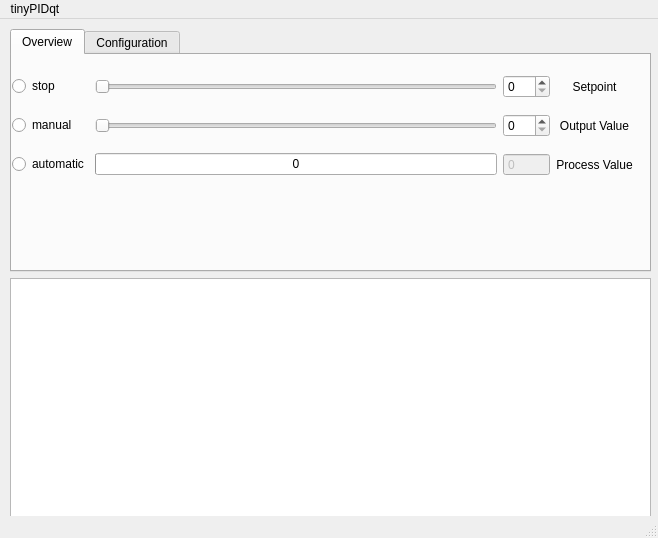
<?xml version="1.0" encoding="UTF-8"?>
<ui version="4.0">
 <class>MainWindow</class>
 <widget class="QMainWindow" name="MainWindow">
  <property name="geometry">
   <rect>
    <x>0</x>
    <y>0</y>
    <width>658</width>
    <height>538</height>
   </rect>
  </property>
  <property name="sizePolicy">
   <sizepolicy hsizetype="Fixed" vsizetype="Fixed">
    <horstretch>0</horstretch>
    <verstretch>0</verstretch>
   </sizepolicy>
  </property>
  <property name="windowTitle">
   <string>tinyPIDqt</string>
  </property>
  <widget class="QWidget" name="centralwidget">
   <widget class="QWidget" name="verticalLayoutWidget">
    <property name="geometry">
     <rect>
      <x>10</x>
      <y>10</y>
      <width>641</width>
      <height>491</height>
     </rect>
    </property>
    <layout class="QVBoxLayout" name="verticalLayout">
     <item>
      <widget class="QTabWidget" name="tabWidget">
       <property name="currentIndex">
        <number>0</number>
       </property>
       <widget class="QWidget" name="tab">
        <attribute name="title">
         <string>Overview</string>
        </attribute>
        <widget class="QWidget" name="gridLayoutWidget">
         <property name="geometry">
          <rect>
           <x>0</x>
           <y>10</y>
           <width>621</width>
           <height>121</height>
          </rect>
         </property>
         <layout class="QGridLayout" name="gridLayout">
          <item row="0" column="0">
           <widget class="QRadioButton" name="stopRadioButton">
            <property name="text">
             <string>stop</string>
            </property>
           </widget>
          </item>
          <item row="1" column="0">
           <widget class="QRadioButton" name="manualRadioButton">
            <property name="text">
             <string>manual</string>
            </property>
           </widget>
          </item>
          <item row="2" column="0">
           <widget class="QRadioButton" name="autoRadioButton">
            <property name="text">
             <string>automatic</string>
            </property>
           </widget>
          </item>
          <item row="1" column="2">
           <widget class="QSlider" name="outputvalueHorizontalSlider">
            <property name="maximum">
             <number>255</number>
            </property>
            <property name="orientation">
             <enum>Qt::Horizontal</enum>
            </property>
           </widget>
          </item>
          <item row="0" column="2">
           <widget class="QSlider" name="setvalueHorizontalSlider">
            <property name="maximum">
             <number>255</number>
            </property>
            <property name="orientation">
             <enum>Qt::Horizontal</enum>
            </property>
           </widget>
          </item>
          <item row="0" column="3">
           <widget class="QSpinBox" name="setvalueSpinBox">
            <property name="maximum">
             <number>255</number>
            </property>
           </widget>
          </item>
          <item row="1" column="3">
           <widget class="QSpinBox" name="outputvalueSpinBox">
            <property name="maximum">
             <number>255</number>
            </property>
           </widget>
          </item>
          <item row="2" column="3">
           <widget class="QSpinBox" name="processvalueSpinBox">
            <property name="enabled">
             <bool>false</bool>
            </property>
            <property name="buttonSymbols">
             <enum>QAbstractSpinBox::NoButtons</enum>
            </property>
            <property name="maximum">
             <number>255</number>
            </property>
           </widget>
          </item>
          <item row="0" column="4">
           <widget class="QLabel" name="label">
            <property name="text">
             <string>Setpoint</string>
            </property>
            <property name="alignment">
             <set>Qt::AlignCenter</set>
            </property>
           </widget>
          </item>
          <item row="1" column="4">
           <widget class="QLabel" name="label_3">
            <property name="text">
             <string>Output Value</string>
            </property>
            <property name="alignment">
             <set>Qt::AlignCenter</set>
            </property>
           </widget>
          </item>
          <item row="2" column="4">
           <widget class="QLabel" name="label_2">
            <property name="text">
             <string>Process Value</string>
            </property>
            <property name="alignment">
             <set>Qt::AlignCenter</set>
            </property>
           </widget>
          </item>
          <item row="2" column="2">
           <widget class="QProgressBar" name="processvalueProgressBar">
            <property name="maximum">
             <number>255</number>
            </property>
            <property name="value">
             <number>0</number>
            </property>
            <property name="format">
             <string>%p</string>
            </property>
           </widget>
          </item>
         </layout>
        </widget>
       </widget>
       <widget class="QWidget" name="tab_3">
        <attribute name="title">
         <string>Configuration</string>
        </attribute>
        <widget class="QWidget" name="layoutWidget">
         <property name="geometry">
          <rect>
           <x>0</x>
           <y>0</y>
           <width>631</width>
           <height>211</height>
          </rect>
         </property>
         <layout class="QHBoxLayout" name="horizontalLayout">
          <item>
           <widget class="QGroupBox" name="groupBox">
            <property name="title">
             <string>Parameters</string>
            </property>
            <widget class="QWidget" name="layoutWidget">
             <property name="geometry">
              <rect>
               <x>10</x>
               <y>20</y>
               <width>192</width>
               <height>111</height>
              </rect>
             </property>
             <layout class="QVBoxLayout" name="verticalLayout_2">
              <item>
               <layout class="QGridLayout" name="gridLayout_2">
                <item row="0" column="0">
                 <widget class="QLabel" name="kpLabel">
                  <property name="text">
                   <string>Kp</string>
                  </property>
                  <property name="alignment">
                   <set>Qt::AlignRight|Qt::AlignTrailing|Qt::AlignVCenter</set>
                  </property>
                  <property name="buddy">
                   <cstring>kpDoubleSpinBox</cstring>
                  </property>
                 </widget>
                </item>
                <item row="0" column="1">
                 <widget class="QDoubleSpinBox" name="kpDoubleSpinBox">
                  <property name="decimals">
                   <number>1</number>
                  </property>
                 </widget>
                </item>
                <item row="1" column="0">
                 <widget class="QLabel" name="kiLabel">
                  <property name="text">
                   <string>Ki</string>
                  </property>
                  <property name="alignment">
                   <set>Qt::AlignRight|Qt::AlignTrailing|Qt::AlignVCenter</set>
                  </property>
                  <property name="buddy">
                   <cstring>kiSpinBox</cstring>
                  </property>
                 </widget>
                </item>
                <item row="1" column="1">
                 <widget class="QSpinBox" name="kiSpinBox"/>
                </item>
                <item row="2" column="0">
                 <widget class="QLabel" name="kdLabel">
                  <property name="text">
                   <string>Kd</string>
                  </property>
                  <property name="alignment">
                   <set>Qt::AlignRight|Qt::AlignTrailing|Qt::AlignVCenter</set>
                  </property>
                  <property name="buddy">
                   <cstring>kdSpinBox</cstring>
                  </property>
                 </widget>
                </item>
                <item row="2" column="1">
                 <widget class="QSpinBox" name="kdSpinBox"/>
                </item>
                <item row="2" column="2">
                 <widget class="QLabel" name="tvLabel">
                  <property name="text">
                   <string>Tv</string>
                  </property>
                  <property name="alignment">
                   <set>Qt::AlignRight|Qt::AlignTrailing|Qt::AlignVCenter</set>
                  </property>
                  <property name="buddy">
                   <cstring>tvDoubleSpinBox</cstring>
                  </property>
                 </widget>
                </item>
                <item row="2" column="3">
                 <widget class="QDoubleSpinBox" name="tvDoubleSpinBox">
                  <property name="decimals">
                   <number>1</number>
                  </property>
                 </widget>
                </item>
                <item row="1" column="2">
                 <widget class="QLabel" name="tnLabel">
                  <property name="text">
                   <string>Tn</string>
                  </property>
                  <property name="alignment">
                   <set>Qt::AlignRight|Qt::AlignTrailing|Qt::AlignVCenter</set>
                  </property>
                  <property name="buddy">
                   <cstring>tnDoubleSpinBox</cstring>
                  </property>
                 </widget>
                </item>
                <item row="1" column="3">
                 <widget class="QDoubleSpinBox" name="tnDoubleSpinBox">
                  <property name="decimals">
                   <number>1</number>
                  </property>
                 </widget>
                </item>
               </layout>
              </item>
              <item>
               <widget class="QDialogButtonBox" name="parametersButtonBox">
                <property name="standardButtons">
                 <set>QDialogButtonBox::Ok|QDialogButtonBox::Reset</set>
                </property>
               </widget>
              </item>
             </layout>
            </widget>
           </widget>
          </item>
          <item>
           <widget class="QGroupBox" name="groupBox_2">
            <property name="title">
             <string>Initial Values</string>
            </property>
            <widget class="QWidget" name="layoutWidget">
             <property name="geometry">
              <rect>
               <x>10</x>
               <y>20</y>
               <width>192</width>
               <height>109</height>
              </rect>
             </property>
             <layout class="QVBoxLayout" name="verticalLayout_3">
              <item>
               <layout class="QGridLayout" name="gridLayout_3">
                <item row="0" column="0">
                 <widget class="QLabel" name="modeLabel">
                  <property name="text">
                   <string>Mode</string>
                  </property>
                  <property name="buddy">
                   <cstring>modeComboBox</cstring>
                  </property>
                 </widget>
                </item>
                <item row="0" column="1">
                 <widget class="QComboBox" name="modeComboBox">
                  <item>
                   <property name="text">
                    <string>automatic</string>
                   </property>
                  </item>
                  <item>
                   <property name="text">
                    <string>manual</string>
                   </property>
                  </item>
                 </widget>
                </item>
                <item row="1" column="0">
                 <widget class="QLabel" name="valueLabel">
                  <property name="text">
                   <string>Value</string>
                  </property>
                  <property name="buddy">
                   <cstring>valueSpinBox</cstring>
                  </property>
                 </widget>
                </item>
                <item row="1" column="1">
                 <widget class="QSpinBox" name="valueSpinBox">
                  <property name="accelerated">
                   <bool>true</bool>
                  </property>
                  <property name="maximum">
                   <number>255</number>
                  </property>
                 </widget>
                </item>
               </layout>
              </item>
              <item>
               <spacer name="verticalSpacer">
                <property name="orientation">
                 <enum>Qt::Vertical</enum>
                </property>
                <property name="sizeType">
                 <enum>QSizePolicy::Fixed</enum>
                </property>
                <property name="sizeHint" stdset="0">
                 <size>
                  <width>20</width>
                  <height>23</height>
                 </size>
                </property>
               </spacer>
              </item>
              <item>
               <widget class="QDialogButtonBox" name="initialvaluesButtonBox">
                <property name="standardButtons">
                 <set>QDialogButtonBox::Ok|QDialogButtonBox::Reset</set>
                </property>
               </widget>
              </item>
             </layout>
            </widget>
           </widget>
          </item>
          <item>
           <spacer name="horizontalSpacer">
            <property name="orientation">
             <enum>Qt::Horizontal</enum>
            </property>
            <property name="sizeType">
             <enum>QSizePolicy::Fixed</enum>
            </property>
            <property name="sizeHint" stdset="0">
             <size>
              <width>190</width>
              <height>20</height>
             </size>
            </property>
           </spacer>
          </item>
         </layout>
        </widget>
       </widget>
      </widget>
     </item>
     <item>
      <widget class="QTextBrowser" name="textBrowser"/>
     </item>
    </layout>
   </widget>
  </widget>
  <widget class="QMenuBar" name="menubar">
   <property name="geometry">
    <rect>
     <x>0</x>
     <y>0</y>
     <width>658</width>
     <height>20</height>
    </rect>
   </property>
   <widget class="QMenu" name="menuTinyPIDqt">
    <property name="title">
     <string>tinyPIDqt</string>
    </property>
    <addaction name="actionQuit"/>
   </widget>
   <addaction name="menuTinyPIDqt"/>
  </widget>
  <widget class="QStatusBar" name="statusbar"/>
  <action name="actionQuit">
   <property name="text">
    <string>quit</string>
   </property>
  </action>
 </widget>
 <resources/>
 <connections>
  <connection>
   <sender>actionQuit</sender>
   <signal>triggered()</signal>
   <receiver>MainWindow</receiver>
   <slot>close()</slot>
   <hints>
    <hint type="sourcelabel">
     <x>-1</x>
     <y>-1</y>
    </hint>
    <hint type="destinationlabel">
     <x>328</x>
     <y>268</y>
    </hint>
   </hints>
  </connection>
  <connection>
   <sender>outputvalueHorizontalSlider</sender>
   <signal>valueChanged(int)</signal>
   <receiver>outputvalueSpinBox</receiver>
   <slot>setValue(int)</slot>
   <hints>
    <hint type="sourcelabel">
     <x>288</x>
     <y>124</y>
    </hint>
    <hint type="destinationlabel">
     <x>561</x>
     <y>134</y>
    </hint>
   </hints>
  </connection>
  <connection>
   <sender>outputvalueSpinBox</sender>
   <signal>valueChanged(int)</signal>
   <receiver>outputvalueHorizontalSlider</receiver>
   <slot>setValue(int)</slot>
   <hints>
    <hint type="sourcelabel">
     <x>561</x>
     <y>134</y>
    </hint>
    <hint type="destinationlabel">
     <x>288</x>
     <y>124</y>
    </hint>
   </hints>
  </connection>
  <connection>
   <sender>setvalueHorizontalSlider</sender>
   <signal>valueChanged(int)</signal>
   <receiver>setvalueSpinBox</receiver>
   <slot>setValue(int)</slot>
   <hints>
    <hint type="sourcelabel">
     <x>288</x>
     <y>87</y>
    </hint>
    <hint type="destinationlabel">
     <x>561</x>
     <y>97</y>
    </hint>
   </hints>
  </connection>
  <connection>
   <sender>setvalueSpinBox</sender>
   <signal>valueChanged(int)</signal>
   <receiver>setvalueHorizontalSlider</receiver>
   <slot>setValue(int)</slot>
   <hints>
    <hint type="sourcelabel">
     <x>561</x>
     <y>97</y>
    </hint>
    <hint type="destinationlabel">
     <x>288</x>
     <y>87</y>
    </hint>
   </hints>
  </connection>
  <connection>
   <sender>manualRadioButton</sender>
   <signal>toggled(bool)</signal>
   <receiver>outputvalueHorizontalSlider</receiver>
   <slot>setEnabled(bool)</slot>
   <hints>
    <hint type="sourcelabel">
     <x>65</x>
     <y>124</y>
    </hint>
    <hint type="destinationlabel">
     <x>288</x>
     <y>124</y>
    </hint>
   </hints>
  </connection>
  <connection>
   <sender>autoRadioButton</sender>
   <signal>toggled(bool)</signal>
   <receiver>outputvalueHorizontalSlider</receiver>
   <slot>setDisabled(bool)</slot>
   <hints>
    <hint type="sourcelabel">
     <x>65</x>
     <y>160</y>
    </hint>
    <hint type="destinationlabel">
     <x>288</x>
     <y>124</y>
    </hint>
   </hints>
  </connection>
  <connection>
   <sender>manualRadioButton</sender>
   <signal>toggled(bool)</signal>
   <receiver>outputvalueSpinBox</receiver>
   <slot>setEnabled(bool)</slot>
   <hints>
    <hint type="sourcelabel">
     <x>65</x>
     <y>124</y>
    </hint>
    <hint type="destinationlabel">
     <x>561</x>
     <y>134</y>
    </hint>
   </hints>
  </connection>
  <connection>
   <sender>autoRadioButton</sender>
   <signal>toggled(bool)</signal>
   <receiver>outputvalueSpinBox</receiver>
   <slot>setDisabled(bool)</slot>
   <hints>
    <hint type="sourcelabel">
     <x>65</x>
     <y>160</y>
    </hint>
    <hint type="destinationlabel">
     <x>561</x>
     <y>134</y>
    </hint>
   </hints>
  </connection>
  <connection>
   <sender>stopRadioButton</sender>
   <signal>toggled(bool)</signal>
   <receiver>outputvalueHorizontalSlider</receiver>
   <slot>setEnabled(bool)</slot>
   <hints>
    <hint type="sourcelabel">
     <x>65</x>
     <y>87</y>
    </hint>
    <hint type="destinationlabel">
     <x>288</x>
     <y>124</y>
    </hint>
   </hints>
  </connection>
  <connection>
   <sender>stopRadioButton</sender>
   <signal>toggled(bool)</signal>
   <receiver>outputvalueSpinBox</receiver>
   <slot>setEnabled(bool)</slot>
   <hints>
    <hint type="sourcelabel">
     <x>65</x>
     <y>87</y>
    </hint>
    <hint type="destinationlabel">
     <x>561</x>
     <y>134</y>
    </hint>
   </hints>
  </connection>
  <connection>
   <sender>processvalueSpinBox</sender>
   <signal>valueChanged(int)</signal>
   <receiver>processvalueProgressBar</receiver>
   <slot>setValue(int)</slot>
   <hints>
    <hint type="sourcelabel">
     <x>535</x>
     <y>160</y>
    </hint>
    <hint type="destinationlabel">
     <x>307</x>
     <y>160</y>
    </hint>
   </hints>
  </connection>
 </connections>
</ui>
